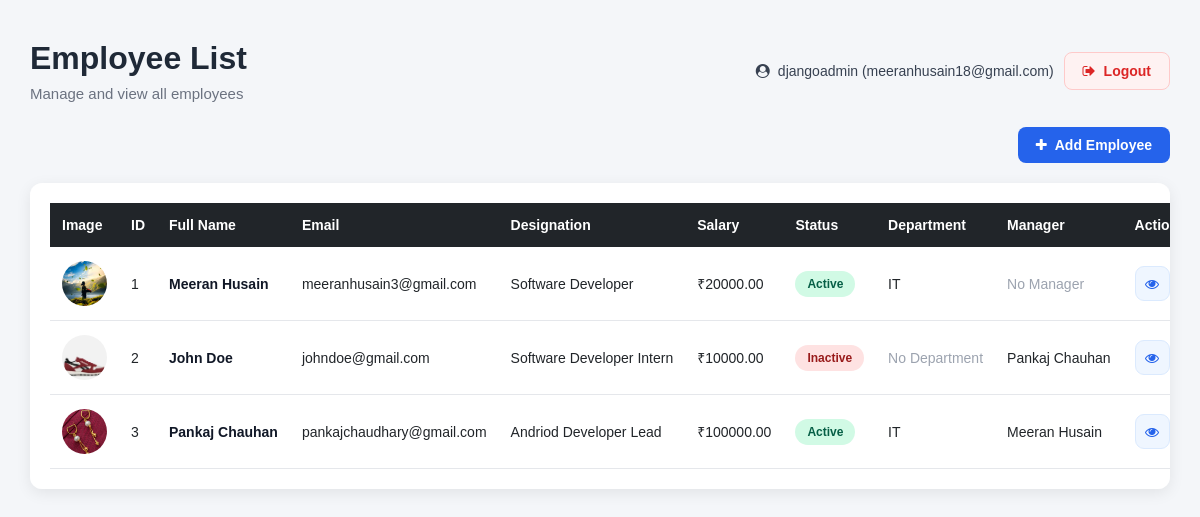
The app's page / (signed in) with its own data.
### employees/models.py (models this page shows, shortened)
class Employee(models.Model):
    first_name = models.CharField(max_length=50)
    last_name = models.CharField(max_length=50)
    email = models.EmailField(unique=True)
    designation = models.CharField(max_length=100)
    image = models.ImageField(upload_to='employee_images', default='default.png')
    salary = models.DecimalField(max_digits=10, decimal_places=2)
    joining_date = models.DateField()
    is_active = models.BooleanField(default=True)
    department = models.ForeignKey(Department, on_delete=models.SET_NULL, blank=True, null=True)
    manager = models.ForeignKey("self", on_delete=models.SET_NULL, blank=True, null=True)
    is_deleted = models.BooleanField(default=False)  # Soft delete flag
    def full_name(self):
        return f"{self.first_name} {self.last_name}"

class Department(models.Model):
    dept_name = models.CharField(max_length=30)
    dept_location = models.CharField(max_length=100)

### Employee_main/views.py (the view)
# urls.py: 2. Add a URL to urlpatterns:  path('', views.home, name='home')
@login_required
@permission_required('employees.view_employee', raise_exception=True)
def home(request):
    employees = Employee.objects.filter(is_deleted=False)  # Fetch all employee objects that are not marked as deleted from the Employee model.
    context = {
        'employees': employees,
    }
    return render(request, 'home.html', context)

### templates/home.html (shortened to what this page needs)
{% load static %}
<!DOCTYPE html>
<html lang="en">
<head>
    <link rel="stylesheet" href="{% static 'css/style.css' %}">
    <link rel="stylesheet" href="https://cdnjs.cloudflare.com/ajax/libs/font-awesome/4.7.0/css/font-awesome.min.css">
</head>
<body>
    <div class="container">
        <div class="page-header">
            <div>
                <h1>Employee List</h1>
                <p>Manage and view all employees</p>
            </div>
            {% if user.is_authenticated %}
                <div class="auth-buttons">
                    <span class="user-info">
                        <i class="fa fa-user-circle"></i>
                        {{ user.username }}
                        {% if user.email %}
                            ({{ user.email }})
                        {% endif %}
                    </span>
                    <form method="POST" action="{% url 'logout' %}">
                        <button type="submit" class="auth-btn logout-btn">
                            <i class="fa fa-sign-out"></i> Logout
                        </button>
                    </form>
                </div>
            {% endif %}
        </div>
        {% if perms.employees.add_employee %}
            <div class="add-employee-container">
                <a href="{% url 'employee_add' %}" class="add-employee-btn">
                    <i class="fa fa-plus"></i>
                    Add Employee
                </a>
            </div>
        {% endif %}
        <div class="table-container">
            <table class="employee-table">
                <thead>
                    <tr>
                        <th>Image</th>
                        <th>ID</th>
                        <th>Full Name</th>
                        <th>Email</th>
                        <th>Designation</th>
                        <th>Salary</th>
                        <th>Status</th>
                        <th>Department</th>
                        <th>Manager</th>
                        <th>Actions</th>
                    </tr>
                </thead>
                <tbody>
                    {% for emp in employees %}
                    <tr>
                        <td>
                            {% if emp.image %}
                                <img src="{{ emp.image.url }}" alt="{{ emp.full_name }}" class="employee-list-image">
                            {% else %}
                                <img src="{% static 'images/default.png' %}" alt="{{ emp.full_name }}" class="employee-list-image">
                            {% endif %}
                        </td>
                        <td>{{ emp.id }}</td>
                        <td class="employee-name">{{ emp.full_name }}</td>
                        <td>{{ emp.email }}</td>
                        <td>{{ emp.designation }}</td>
                        <td>₹{{ emp.salary }}</td>
                        <td>
                            {% if emp.is_active %}
                                <span class="status active">
                                    Active
                                </span>
                            {% else %}
                                <span class="status inactive">
                                    Inactive
                                </span>
                            {% endif %}
                        </td>
                        <td>
                            {% if emp.department %}
                                {{ emp.department.dept_name }}
                            {% else %}
                                <span class="muted">
                                    No Department
                                </span>
                            {% endif %}
                        </td>
                        <td>
                            {% if emp.manager %}
                                {{ emp.manager.full_name }}
                            {% else %}
                                <span class="muted">
                                    No Manager
                                </span>
                            {% endif %}
                        </td>
                        <td>
                            <div class="action-buttons">
                                {% if perms.employees.view_employee %}
                                    <a href="{% url 'employee_detail' id=emp.id %}" class="action-btn view-btn" aria-label="View Employee" title="View Employee">
                                        <i class="fa fa-eye"></i>
                                    </a>
                                {% endif %}
                            </div>
                        </td>
                    </tr>
                    {% empty %}
                    <tr>
                        <td colspan="10" class="no-data">
                            No employees found.
                        </td>
                    </tr>
                    {% endfor %}
                </tbody>
            </table>
        </div>
    </div>
</body>
</html>

### Employee_main/static/css/style.css (style rules this page uses)
* { box-sizing: border-box; }
body { margin: 0; padding: 0; font-family: Arial, Helvetica, sans-serif; background-color: #f4f6f9; color: #212529; }
.container { width: 95%; max-width: 1600px; margin: 40px auto; }
.page-header { display: flex; justify-content: space-between; align-items: center; gap: 20px; flex-wrap: wrap; margin-bottom: 25px; }
.page-header h1 { margin: 0; font-size: 32px; font-weight: 700; color: #1f2937; }
.page-header p { margin-top: 8px; margin-bottom: 0; color: #6b7280; font-size: 15px; }
.auth-buttons { display: flex; align-items: center; gap: 10px; }
.auth-btn { display: inline-flex; align-items: center; justify-content: center; gap: 8px; padding: 10px 18px; border-radius: 8px; text-decoration: none; font-size: 14px; font-weight: 600; transition: all 0.2s ease; }
.add-employee-container { display: flex; justify-content: flex-end; }
.add-employee-btn { display: inline-flex; align-items: center; gap: 8px; padding: 10px 18px; background-color: #2563eb; color: #ffffff; text-decoration: none; border-radius: 8px; font-size: 14px; font-weight: 600; margin-bottom: 20px; transition: all 0.2s ease; }
.add-employee-btn i { font-size: 14px; }
.table-container { width: 100%; background-color: #ffffff; border-radius: 12px; padding: 20px; box-shadow: 0 4px 15px rgba(0, 0, 0, 0.08); overflow-x: auto; }
.employee-table { width: 100%; border-collapse: collapse; min-width: 1200px; }
.employee-table thead { background-color: #212529; color: #ffffff; }
.employee-table th { padding: 14px 12px; text-align: left; font-size: 14px; font-weight: 600; white-space: nowrap; }
.employee-table td { padding: 14px 12px; border-bottom: 1px solid #e5e7eb; font-size: 14px; white-space: nowrap; }
.employee-table tbody tr { transition: background-color 0.2s ease; }
.employee-name { font-weight: 600; color: #111827; }
.status { display: inline-block; padding: 6px 12px; border-radius: 20px; font-size: 12px; font-weight: 600; }
.active { background-color: #d1fae5; color: #065f46; }
.inactive { background-color: #fee2e2; color: #991b1b; }
.muted { color: #9ca3af; }
.employee-list-image { width: 45px; height: 45px; border-radius: 50%; object-fit: cover; display: block; }
.action-buttons { display: flex; align-items: center; justify-content: center; gap: 8px; }
.action-btn { width: 35px; height: 35px; display: inline-flex; align-items: center; justify-content: center; border: 1px solid transparent; border-radius: 9px; text-decoration: none; font-size: 14px; cursor: pointer; transition: all 0.2s ease; }
.view-btn { color: #2563eb; background: #eff6ff; border-color: #dbeafe; }
.auth-buttons form { margin: 0; }
.user-info { display: inline-flex; align-items: center; gap: 8px; color: #374151; font-size: 14px; font-weight: 500; }
.logout-btn { background: #fef2f2; color: #dc2626; border: 1px solid #fecaca; cursor: pointer; font-family: inherit; }

### records on screen
Employee: image (picture), id "1", full_name "Meeran Husain", email "meeranhusain3@gmail.com", designation "Software Developer", salary "20000.00", is_active "Active", department.dept_name "IT", shows "No Manager"
Employee: image (picture), id "2", full_name "John Doe", email "johndoe@gmail.com", designation "Software Developer Intern", salary "10000.00", is_active "Inactive", shows "No Department", manager.full_name "Pankaj Chauhan"
Employee: image (picture), id "3", full_name "Pankaj Chauhan", email "pankajchaudhary@gmail.com", designation "Andriod Developer Lead", salary "100000.00", is_active "Active", department.dept_name "IT", manager.full_name "Meeran Husain"

### other values on screen
{{ user.username }} "djangoadmin"
{{ user.email }} "meeranhusain18@gmail.com"
